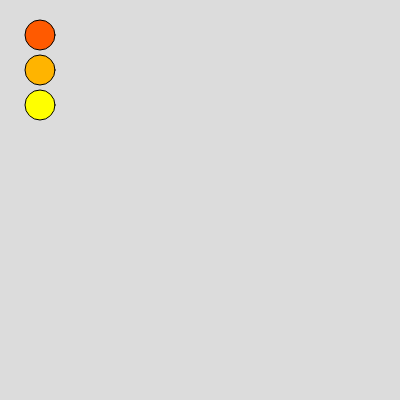
Frame 1 (no input)
Frame 60 (no input): identical to frame 1, image omitted
Frame 120 (the mouse pressed at the canvas centre since frame 60): identical to frame 1, image omitted

The p5.js sketch that drew this single still picture (run headless with seeded random() and noise() and a simulated clock; from frame 60 on, the mouse is pressed at the canvas centre):

// p5.js sketch
// ── sketch.js

function setup() {
  createCanvas(400, 400);
  
}

function draw() {
  background(220);
  for(let i = 1 ; i < 4; i++) {
    fill(255, i * 90 , 0);
    circle(40, i * 35, 30);
  }

}
